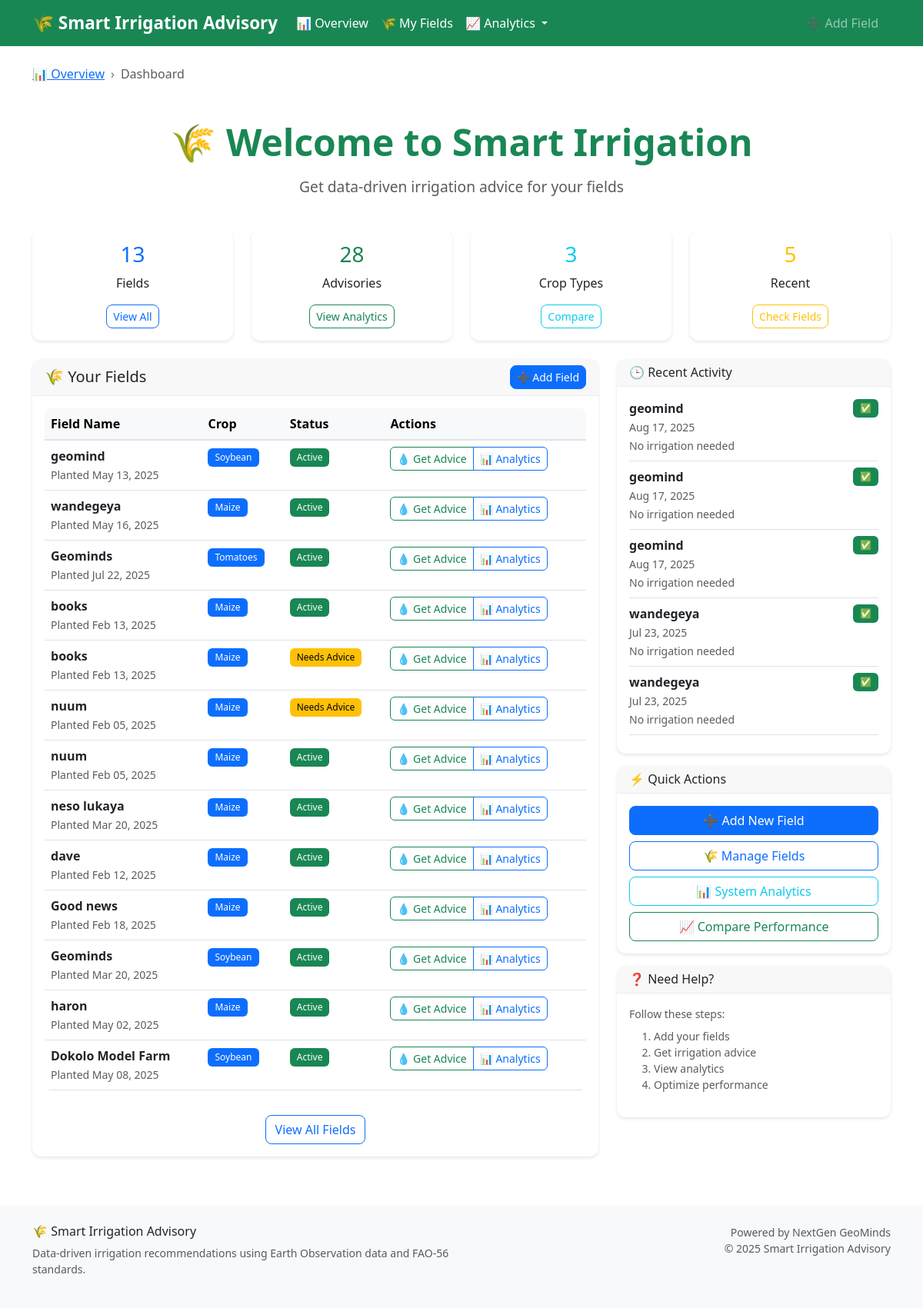
/dashboard/, run on the app's committed database.
### advisory/models.py (models this page shows, shortened)
class FarmField(models.Model):
    CROP_CHOICES = [
        ("maize", "Maize"),
        ("soybean", "Soybean"),
        ("rice", "Rice"),
        ("wheat", "Wheat"),
        ("sugarcane", "Sugarcane"),
        ("cotton", "Cotton"),
        ("beans", "Beans"),
        ("potatoes", "Potatoes"),
        ("tomatoes", "Tomatoes"),
        ("cassava", "Cassava"),
    ]
    SOIL_CHOICES = [
        ("clay", "Clay"),
        ("loam", "Loam"),
        ("sandy", "Sandy"),
        ("silt", "Silt"),
        ("clay_loam", "Clay Loam"),
        ("sandy_loam", "Sandy Loam"),
    ]
    name = models.CharField(max_length=100)
    latitude = models.FloatField(_('Latitude'), validators=[
        MinValueValidator(-90.0), MaxValueValidator(90.0)])
    longitude = models.FloatField(_('Longitude'), validators=[
        MinValueValidator(-180.0), MaxValueValidator(180.0)])
    soil_type = models.CharField(
        choices=SOIL_CHOICES, max_length=20, default="loam", null=True, blank=True)
    crop_type = models.CharField(
        choices=CROP_CHOICES, max_length=20, default="maize")
    planting_date = models.DateField(_('Planting Date'), default=date.today)
    field_area_ha = models.FloatField(
        _('Field Area (ha)'),
        validators=[MinValueValidator(0.1), MaxValueValidator(1000.0)],
        null=True, blank=True,
        help_text="Field area in hectares"
    )
    elevation = models.FloatField(
        _('Elevation (m)'),
        null=True, blank=True,
        help_text="Field elevation in meters"
    )
    created_at = models.DateTimeField(auto_now_add=True)
    updated_at = models.DateTimeField(auto_now=True)
    class Meta:
        ordering = ['-created_at']
        verbose_name = 'Farm Field'
        verbose_name_plural = 'Farm Fields'

class IrrigationAdvisory(models.Model):
    field = models.ForeignKey(
        FarmField, on_delete=models.CASCADE, related_name='advisories')
    date = models.DateField(default=date.today)
    crop_stage = models.CharField(max_length=50, default="Initial")
    eto = models.FloatField(default=0.0)  # mm/day
    rainfall = models.FloatField(default=0.0)  # mm/week
    kc = models.FloatField(default=0.0)  # Crop Coefficient
    water_need = models.FloatField(default=0.0)  # mm/week
    water_deficit = models.FloatField(default=0.0)
    recommendation = models.TextField(blank=True)
    soil_moisture = models.FloatField(
        default=0.0,
        help_text="Soil moisture percentage"
    )
    irrigation_recommended = models.BooleanField(default=False)
    irrigation_volume = models.FloatField(
        default=0.0,
        help_text="Recommended irrigation volume in mm"
    )
    confidence_score = models.FloatField(
        default=0.0,
        validators=[MinValueValidator(0.0), MaxValueValidator(1.0)],
        help_text="Confidence in recommendation (0-1)"
    )
    data_source = models.CharField(
        max_length=50,
        default="simulated",
        help_text="Source of weather data (GEE, API, simulated)"
    )
    class Meta:
        ordering = ['-date']
        verbose_name = 'Irrigation Advisory'
        verbose_name_plural = 'Irrigation Advisories'
        get_latest_by = 'date'

### advisory/views.py (the view)
# urls.py: path('dashboard/', views.dashboard_view, name='dashboard'),
def dashboard_view(request):
    fields = FarmField.objects.all()
    total_fields = fields.count()
    total_advisories = IrrigationAdvisory.objects.count()
    crop_summary = {}
    for field in fields:
        crop = field.crop_type
        if crop not in crop_summary:
            crop_summary[crop] = 0
        crop_summary[crop] += 1
    recent_advisories = IrrigationAdvisory.objects.select_related(
        'field').order_by('-date')[:5]
    context = {
        'total_fields': total_fields,
        'total_advisories': total_advisories,
        'crop_summary': crop_summary,
        'recent_advisories': recent_advisories,
        'fields': fields
    }
    return render(request, 'advisory/dashboard.html', context)

### templates/advisory/dashboard.html (shortened to what this page needs)
{% extends "base.html" %} {% block title %}Dashboard{% endblock %} {% block breadcrumb %}
<li class="breadcrumb-item active">Dashboard</li>
{% endblock %} {% block content %}
<div class="container mt-4">
  <div class="row mb-4">
    <div class="col-12">
      <div class="text-center">
        <h1 class="display-5 mb-3">🌾 Welcome to Smart Irrigation</h1>
        <p class="lead text-muted">Get data-driven irrigation advice for your fields</p>
      </div>
    </div>
  </div>
  <div class="row mb-4">
    <div class="col-md-3">
      <div class="card text-center h-100">
        <div class="card-body">
          <h3 class="text-primary">{{ total_fields }}</h3>
          <p class="card-text">Fields</p>
          {% if total_fields > 0 %}
          <a href="{% url 'advisory:field_list' %}" class="btn btn-outline-primary btn-sm">View All</a>
          {% endif %}
        </div>
      </div>
    </div>
    <div class="col-md-3">
      <div class="card text-center h-100">
        <div class="card-body">
          <h3 class="text-success">{{ total_advisories }}</h3>
          <p class="card-text">Advisories</p>
          {% if total_advisories > 0 %}
          <a href="{% url 'advisory:system_analytics' %}" class="btn btn-outline-success btn-sm">View Analytics</a>
          {% endif %}
        </div>
      </div>
    </div>
    <div class="col-md-3">
      <div class="card text-center h-100">
        <div class="card-body">
          <h3 class="text-info">{{ crop_summary|length }}</h3>
          <p class="card-text">Crop Types</p>
          {% if crop_summary %}
          <a href="{% url 'advisory:performance_comparison' %}" class="btn btn-outline-info btn-sm">Compare</a>
          {% endif %}
        </div>
      </div>
    </div>
    <div class="col-md-3">
      <div class="card text-center h-100">
        <div class="card-body">
          <h3 class="text-warning">{% if recent_advisories %} {{ recent_advisories|length }} {% else %} 0 {% endif %}</h3>
          <p class="card-text">Recent</p>
          {% if recent_advisories %}
          <a href="{% url 'advisory:field_list' %}" class="btn btn-outline-warning btn-sm">Check Fields</a>
          {% endif %}
        </div>
      </div>
    </div>
  </div>
  <div class="row">
    <div class="col-md-8">
      <div class="card">
        <div class="card-header d-flex justify-content-between align-items-center">
          <h5 class="mb-0">🌾 Your Fields</h5>
          <a href="{% url 'advisory:create_field' %}" class="btn btn-primary btn-sm"> ➕ Add Field </a>
        </div>
        <div class="card-body">
          {% if fields %}
          <div class="table-responsive">
            <table class="table table-hover">
              <thead class="table-light">
                <tr>
                  <th>Field Name</th>
                  <th>Crop</th>
                  <th>Status</th>
                  <th>Actions</th>
                </tr>
              </thead>
              <tbody>
                {% for field in fields %}
                <tr>
                  <td>
                    <strong>{{ field.name }}</strong>
                    <br /><small class="text-muted">Planted {{ field.planting_date|date:"M d, Y" }}</small>
                  </td>
                  <td>
                    <span class="badge bg-primary">{{ field.crop_type|title }}</span>
                  </td>
                  <td>
                    {% if field.advisories.count > 0 %}
                    <span class="badge bg-success">Active</span>
                    {% else %}
                    <span class="badge bg-warning">Needs Advice</span>
                    {% endif %}
                  </td>
                  <td>
                    <div class="btn-group btn-group-sm">
                      <a href="{% url 'advisory:get_advice' field.id %}" class="btn btn-outline-success"> 💧 Get Advice </a>
                      <a href="{% url 'advisory:field_analytics' field.id %}" class="btn btn-outline-primary"> 📊 Analytics </a>
                    </div>
                  </td>
                </tr>
                {% endfor %}
              </tbody>
            </table>
          </div>
          <div class="text-center mt-3">
            <a href="{% url 'advisory:field_list' %}" class="btn btn-outline-primary"> View All Fields </a>
          </div>
          {% else %}
          <div class="text-center py-4">
            <p class="text-muted">No fields registered yet.</p>
            <a href="{% url 'advisory:create_field' %}" class="btn btn-primary"> Create Your First Field </a>
          </div>
          {% endif %}
        </div>
      </div>
    </div>
    <div class="col-md-4">
      {% if recent_advisories %}
      <div class="card mb-3">
        <div class="card-header">
          <h6 class="mb-0">🕒 Recent Activity</h6>
        </div>
        <div class="card-body">
          {% for advisory in recent_advisories %}
          <div class="border-bottom pb-2 mb-2">
            <div class="d-flex justify-content-between align-items-start">
              <div>
                <strong>{{ advisory.field.name }}</strong>
                <br />
                <small class="text-muted">{{ advisory.date|date:"M d, Y" }}</small>
              </div>
              <span class="badge {% if advisory.irrigation_recommended %}bg-warning{% else %}bg-success{% endif %}">
                {% if advisory.irrigation_recommended %}💧{% else %}✅{% endif %}
              </span>
            </div>
            <small class="text-muted">
              {% if advisory.irrigation_recommended %} {{ advisory.irrigation_volume|floatformat:1 }}mm recommended {% else %} No irrigation needed {% endif %}
            </small>
          </div>
          {% endfor %}
        </div>
      </div>
      {% endif %}
      <div class="card mb-3">
        <div class="card-header">
          <h6 class="mb-0">⚡ Quick Actions</h6>
        </div>
        <div class="card-body">
          <a href="{% url 'advisory:create_field' %}" class="btn btn-primary w-100 mb-2"> ➕ Add New Field </a>
          <a href="{% url 'advisory:field_list' %}" class="btn btn-outline-primary w-100 mb-2"> 🌾 Manage Fields </a>
          <a href="{% url 'advisory:system_analytics' %}" class="btn btn-outline-info w-100 mb-2"> 📊 System Analytics </a>
          <a href="{% url 'advisory:performance_comparison' %}" class="btn btn-outline-success w-100"> 📈 Compare Performance </a>
        </div>
      </div>
      <div class="card">
        <div class="card-header">
          <h6 class="mb-0">❓ Need Help?</h6>
        </div>
        <div class="card-body">
          <p class="small text-muted mb-2">Follow these steps:</p>
          <ol class="small text-muted">
            <li>Add your fields</li>
            <li>Get irrigation advice</li>
            <li>View analytics</li>
            <li>Optimize performance</li>
          </ol>
        </div>
      </div>
    </div>
  </div>
</div>
{% endblock %}

### static/css/main.css (style rules this page uses)
:root { --primary-green: #198754; --light-green: #20c997; --dark-green: #146c43; --success-bg: #d1e7dd; --success-border: #badbcc; }
.breadcrumb-item + .breadcrumb-item::before { content: "›"; color: #6c757d; }
.card { border: none; box-shadow: 0 2px 4px rgba(0,0,0,0.1); transition: all 0.3s ease; border-radius: 12px; }
.card-header { border-bottom: 1px solid #e9ecef; font-weight: 600; border-radius: 12px 12px 0 0 !important; }
.btn { border-radius: 8px; font-weight: 500; transition: all 0.3s ease; }
.btn-group .btn { border-radius: 6px; }
.badge { font-weight: 500; padding: 0.5em 0.75em; }
.table { border-radius: 8px; overflow: hidden; }
.table thead th { background-color: #f8f9fa; border-bottom: 2px solid #dee2e6; font-weight: 600; }
.display-5 { font-weight: 700; color: #198754; }
.lead { font-size: 1.2rem; font-weight: 400; }
.badge.bg-success { background-color: #198754 !important; }
.badge.bg-warning { background-color: #ffc107 !important; color: #000 !important; }

### data on the page
FarmField: name "geomind", planting_date "May 13, 2025", crop_type "Soybean", shows "Active"
FarmField: name "wandegeya", planting_date "May 16, 2025", crop_type "Maize", shows "Active"
FarmField: name "Geominds", planting_date "Jul 22, 2025", crop_type "Tomatoes", shows "Active"
FarmField: name "books", planting_date "Feb 13, 2025", crop_type "Maize", shows "Active"
FarmField: name "books", planting_date "Feb 13, 2025", crop_type "Maize", shows "Needs Advice"
FarmField: name "nuum", planting_date "Feb 05, 2025", crop_type "Maize", shows "Needs Advice"
FarmField: name "nuum", planting_date "Feb 05, 2025", crop_type "Maize", shows "Active"
FarmField: name "neso lukaya", planting_date "Mar 20, 2025", crop_type "Maize", shows "Active"
FarmField: name "dave", planting_date "Feb 12, 2025", crop_type "Maize", shows "Active"
FarmField: name "Good news", planting_date "Feb 18, 2025", crop_type "Maize", shows "Active"
FarmField: name "Geominds", planting_date "Mar 20, 2025", crop_type "Soybean", shows "Active"
FarmField: name "haron", planting_date "May 02, 2025", crop_type "Maize", shows "Active"
FarmField: name "Dokolo Model Farm", planting_date "May 08, 2025", crop_type "Soybean", shows "Active"
IrrigationAdvisory: field.name "geomind", date "Aug 17, 2025", irrigation_recommended "No irrigation needed"
IrrigationAdvisory: field.name "geomind", date "Aug 17, 2025", irrigation_recommended "No irrigation needed"
IrrigationAdvisory: field.name "geomind", date "Aug 17, 2025", irrigation_recommended "No irrigation needed"
IrrigationAdvisory: field.name "wandegeya", date "Jul 23, 2025", irrigation_recommended "No irrigation needed"
IrrigationAdvisory: field.name "wandegeya", date "Jul 23, 2025", irrigation_recommended "No irrigation needed"

### other printed values
{{ total_fields }} "13"
{{ total_advisories }} "28"
{{ crop_summary|length }} "3"
{{ recent_advisories|length }} "5"
